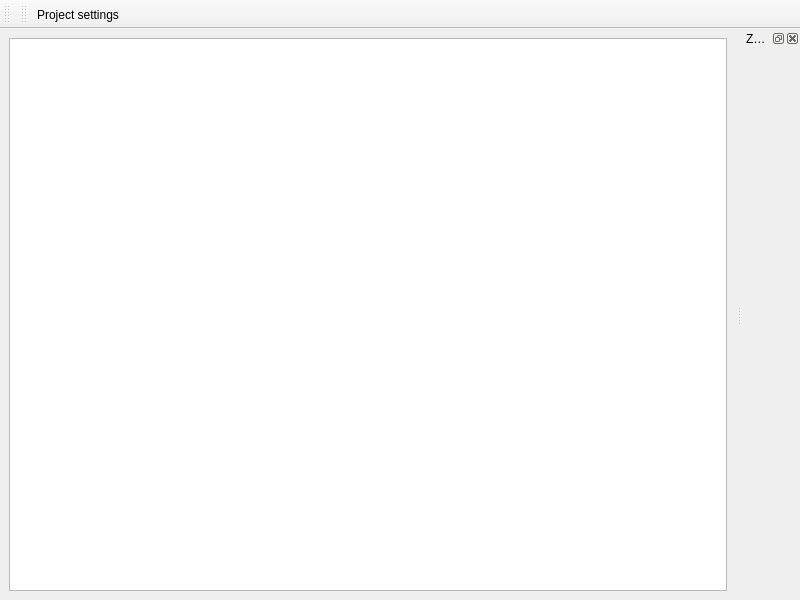
<?xml version="1.0" encoding="UTF-8"?>
<ui version="4.0">
 <class>LandscapeEditorWindow</class>
 <widget class="QMainWindow" name="LandscapeEditorWindow">
  <property name="geometry">
   <rect>
    <x>0</x>
    <y>0</y>
    <width>800</width>
    <height>600</height>
   </rect>
  </property>
  <property name="windowTitle">
   <string>MainWindow</string>
  </property>
  <property name="windowIcon">
   <iconset resource="landscape_editor.qrc">
    <normaloff>:/icons/ic_nel_landscape_item.png</normaloff>:/icons/ic_nel_landscape_item.png</iconset>
  </property>
  <widget class="QWidget" name="centralwidget">
   <layout class="QGridLayout" name="gridLayout">
    <item row="0" column="0">
     <widget class="QGraphicsView" name="graphicsView"/>
    </item>
   </layout>
  </widget>
  <widget class="QToolBar" name="fileToolBar">
   <property name="windowTitle">
    <string>toolBar</string>
   </property>
   <attribute name="toolBarArea">
    <enum>TopToolBarArea</enum>
   </attribute>
   <attribute name="toolBarBreak">
    <bool>false</bool>
   </attribute>
  </widget>
  <widget class="QDockWidget" name="dockWidget">
   <property name="windowTitle">
    <string>Zones</string>
   </property>
   <attribute name="dockWidgetArea">
    <number>2</number>
   </attribute>
   <widget class="LandscapeEditor::ListZonesWidget" name="zoneListWidget"/>
  </widget>
  <widget class="QToolBar" name="landToolBar">
   <property name="windowTitle">
    <string>toolBar_2</string>
   </property>
   <attribute name="toolBarArea">
    <enum>TopToolBarArea</enum>
   </attribute>
   <attribute name="toolBarBreak">
    <bool>false</bool>
   </attribute>
   <addaction name="projectSettingsAction"/>
  </widget>
  <action name="projectSettingsAction">
   <property name="icon">
    <iconset resource="landscape_editor.qrc">
     <normaloff>:/icons/ic_nel_landscape_settings.png</normaloff>:/icons/ic_nel_landscape_settings.png</iconset>
   </property>
   <property name="text">
    <string>Project settings</string>
   </property>
  </action>
 </widget>
 <customwidgets>
  <customwidget>
   <class>LandscapeEditor::ListZonesWidget</class>
   <extends>QWidget</extends>
   <header>list_zones_widget.h</header>
   <container>1</container>
  </customwidget>
 </customwidgets>
 <resources>
  <include location="landscape_editor.qrc"/>
 </resources>
 <connections/>
</ui>
